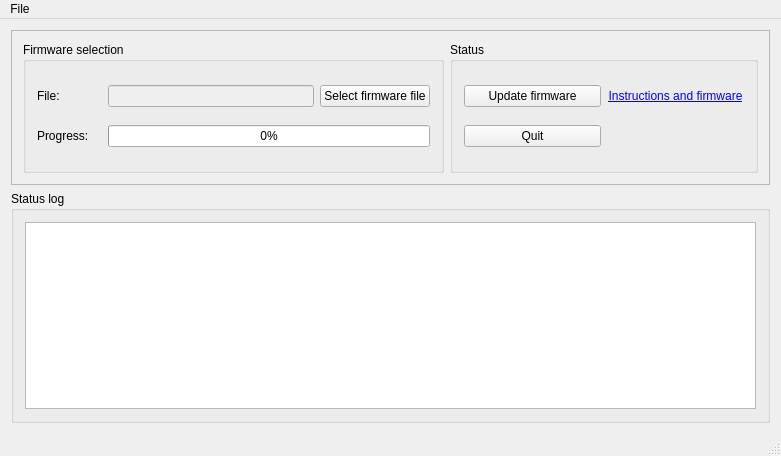
<?xml version="1.0" encoding="UTF-8"?>
<ui version="4.0">
 <class>MainWindow</class>
 <widget class="QMainWindow" name="MainWindow">
  <property name="geometry">
   <rect>
    <x>0</x>
    <y>0</y>
    <width>781</width>
    <height>456</height>
   </rect>
  </property>
  <property name="windowTitle">
   <string>Nitrokey Update Tool</string>
  </property>
  <widget class="QWidget" name="centralWidget">
   <layout class="QVBoxLayout" name="verticalLayout">
    <item>
     <widget class="QFrame" name="frame">
      <property name="frameShape">
       <enum>QFrame::StyledPanel</enum>
      </property>
      <property name="frameShadow">
       <enum>QFrame::Raised</enum>
      </property>
      <layout class="QFormLayout" name="formLayout_2">
       <item row="1" column="1">
        <widget class="QGroupBox" name="groupBox_2">
         <property name="sizePolicy">
          <sizepolicy hsizetype="Preferred" vsizetype="Preferred">
           <horstretch>0</horstretch>
           <verstretch>0</verstretch>
          </sizepolicy>
         </property>
         <property name="minimumSize">
          <size>
           <width>251</width>
           <height>131</height>
          </size>
         </property>
         <property name="title">
          <string>Status</string>
         </property>
         <layout class="QGridLayout" name="gridLayout_3">
          <item row="0" column="0">
           <widget class="QPushButton" name="btn_update">
            <property name="text">
             <string>Update firmware</string>
            </property>
           </widget>
          </item>
          <item row="0" column="1">
           <widget class="QLabel" name="l_instructions_link">
            <property name="text">
             <string>&lt;html&gt;&lt;head/&gt;&lt;body&gt;&lt;p&gt;&lt;a href=&quot;https://www.nitrokey.com/en/documentation/firmware-update-storage&quot;&gt;&lt;span style=&quot; text-decoration: underline; color:#0000ff;&quot;&gt;Instructions and firmware&lt;/span&gt;&lt;/a&gt;&lt;/p&gt;&lt;/body&gt;&lt;/html&gt;</string>
            </property>
            <property name="alignment">
             <set>Qt::AlignCenter</set>
            </property>
            <property name="openExternalLinks">
             <bool>true</bool>
            </property>
           </widget>
          </item>
          <item row="1" column="0">
           <widget class="QPushButton" name="btn_quit">
            <property name="text">
             <string>Quit</string>
            </property>
           </widget>
          </item>
         </layout>
        </widget>
       </item>
       <item row="1" column="0">
        <widget class="QGroupBox" name="groupBox_3">
         <property name="sizePolicy">
          <sizepolicy hsizetype="MinimumExpanding" vsizetype="MinimumExpanding">
           <horstretch>0</horstretch>
           <verstretch>0</verstretch>
          </sizepolicy>
         </property>
         <property name="minimumSize">
          <size>
           <width>421</width>
           <height>72</height>
          </size>
         </property>
         <property name="title">
          <string>Firmware selection</string>
         </property>
         <layout class="QGridLayout" name="gridLayout">
          <item row="2" column="1" colspan="4">
           <widget class="QProgressBar" name="progressBar">
            <property name="value">
             <number>0</number>
            </property>
           </widget>
          </item>
          <item row="0" column="4">
           <widget class="QPushButton" name="btn_select_file">
            <property name="text">
             <string>Select firmware file</string>
            </property>
           </widget>
          </item>
          <item row="2" column="0">
           <widget class="QLabel" name="label_2">
            <property name="text">
             <string>Progress:</string>
            </property>
           </widget>
          </item>
          <item row="0" column="0">
           <widget class="QLabel" name="label_3">
            <property name="text">
             <string>File:</string>
            </property>
           </widget>
          </item>
          <item row="0" column="1" colspan="3">
           <widget class="QLineEdit" name="edit_firmware_file">
            <property name="enabled">
             <bool>false</bool>
            </property>
           </widget>
          </item>
         </layout>
        </widget>
       </item>
      </layout>
     </widget>
    </item>
    <item>
     <widget class="QGroupBox" name="groupBox">
      <property name="title">
       <string>Status log</string>
      </property>
      <layout class="QGridLayout" name="gridLayout_2">
       <item row="0" column="0">
        <widget class="QPlainTextEdit" name="text_log">
         <property name="enabled">
          <bool>true</bool>
         </property>
         <property name="undoRedoEnabled">
          <bool>false</bool>
         </property>
         <property name="readOnly">
          <bool>true</bool>
         </property>
        </widget>
       </item>
      </layout>
     </widget>
    </item>
   </layout>
  </widget>
  <widget class="QMenuBar" name="menuBar">
   <property name="geometry">
    <rect>
     <x>0</x>
     <y>0</y>
     <width>781</width>
     <height>20</height>
    </rect>
   </property>
   <widget class="QMenu" name="menuFile">
    <property name="title">
     <string>File</string>
    </property>
    <addaction name="actionAbout"/>
    <addaction name="actionQuit"/>
   </widget>
   <addaction name="menuFile"/>
  </widget>
  <widget class="QStatusBar" name="statusBar"/>
  <action name="actionQuit">
   <property name="text">
    <string>Quit</string>
   </property>
  </action>
  <action name="actionAbout">
   <property name="text">
    <string>About</string>
   </property>
  </action>
 </widget>
 <layoutdefault spacing="6" margin="11"/>
 <resources/>
 <connections>
  <connection>
   <sender>actionQuit</sender>
   <signal>triggered()</signal>
   <receiver>MainWindow</receiver>
   <slot>close()</slot>
   <hints>
    <hint type="sourcelabel">
     <x>-1</x>
     <y>-1</y>
    </hint>
    <hint type="destinationlabel">
     <x>414</x>
     <y>238</y>
    </hint>
   </hints>
  </connection>
 </connections>
</ui>
